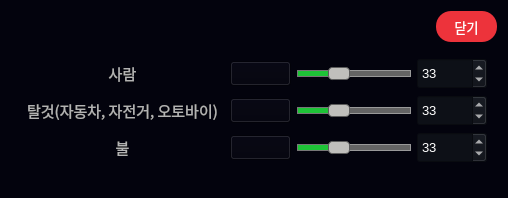
<?xml version="1.0" encoding="UTF-8"?>
<ui version="4.0">
 <class>object_setting</class>
 <widget class="QWidget" name="object_setting">
  <property name="windowModality">
   <enum>Qt::WindowModality::ApplicationModal</enum>
  </property>
  <property name="geometry">
   <rect>
    <x>0</x>
    <y>0</y>
    <width>508</width>
    <height>198</height>
   </rect>
  </property>
  <property name="maximumSize">
   <size>
    <width>1260</width>
    <height>16777215</height>
   </size>
  </property>
  <property name="contextMenuPolicy">
   <enum>Qt::ContextMenuPolicy::NoContextMenu</enum>
  </property>
  <property name="windowTitle">
   <string notr="true">object_setting</string>
  </property>
  <property name="styleSheet">
   <string notr="true">background-color: rgb(3, 3, 13);</string>
  </property>
  <layout class="QHBoxLayout" name="horizontalLayout_5">
   <item>
    <layout class="QVBoxLayout" name="verticalLayout_2">
     <item>
      <layout class="QHBoxLayout" name="horizontalLayout_9">
       <item>
        <widget class="QLabel" name="top_logo">
         <property name="sizePolicy">
          <sizepolicy hsizetype="Fixed" vsizetype="Fixed">
           <horstretch>0</horstretch>
           <verstretch>0</verstretch>
          </sizepolicy>
         </property>
         <property name="minimumSize">
          <size>
           <width>202</width>
           <height>32</height>
          </size>
         </property>
         <property name="maximumSize">
          <size>
           <width>202</width>
           <height>32</height>
          </size>
         </property>
         <property name="font">
          <font>
           <family>Sans</family>
          </font>
         </property>
         <property name="text">
          <string/>
         </property>
         <property name="pixmap">
          <pixmap resource="../resourece.qrc">:/ui/ui/images/logo.png</pixmap>
         </property>
         <property name="scaledContents">
          <bool>true</bool>
         </property>
        </widget>
       </item>
       <item>
        <layout class="QHBoxLayout" name="horizontalLayout_6">
         <item>
          <spacer name="horizontalSpacer_3">
           <property name="orientation">
            <enum>Qt::Orientation::Horizontal</enum>
           </property>
           <property name="sizeHint" stdset="0">
            <size>
             <width>40</width>
             <height>20</height>
            </size>
           </property>
          </spacer>
         </item>
         <item>
          <widget class="QPushButton" name="shutdown_bnt">
           <property name="minimumSize">
            <size>
             <width>61</width>
             <height>31</height>
            </size>
           </property>
           <property name="maximumSize">
            <size>
             <width>61</width>
             <height>31</height>
            </size>
           </property>
           <property name="font">
            <font>
             <family>NanumSquareRound</family>
             <pointsize>10</pointsize>
             <bold>false</bold>
            </font>
           </property>
           <property name="cursor">
            <cursorShape>PointingHandCursor</cursorShape>
           </property>
           <property name="contextMenuPolicy">
            <enum>Qt::ContextMenuPolicy::NoContextMenu</enum>
           </property>
           <property name="styleSheet">
            <string notr="true">background-color: rgb(237, 51, 59);
color: rgb(255, 255, 255);
border-radius: 15px;
</string>
           </property>
           <property name="text">
            <string>닫기</string>
           </property>
          </widget>
         </item>
        </layout>
       </item>
      </layout>
     </item>
     <item>
      <widget class="QWidget" name="widget" native="true">
       <layout class="QHBoxLayout" name="horizontalLayout_4">
        <item>
         <layout class="QVBoxLayout" name="verticalLayout">
          <item>
           <layout class="QHBoxLayout" name="horizontalLayout">
            <item>
             <widget class="QLabel" name="person_label">
              <property name="minimumSize">
               <size>
                <width>203</width>
                <height>28</height>
               </size>
              </property>
              <property name="maximumSize">
               <size>
                <width>203</width>
                <height>28</height>
               </size>
              </property>
              <property name="font">
               <font>
                <family>Sans</family>
                <pointsize>11</pointsize>
               </font>
              </property>
              <property name="styleSheet">
               <string notr="true">color: rgb(179,179,179);
background-color: rgba(255, 255, 255, 0);</string>
              </property>
              <property name="text">
               <string>사람</string>
              </property>
              <property name="alignment">
               <set>Qt::AlignmentFlag::AlignCenter</set>
              </property>
             </widget>
            </item>
            <item>
             <widget class="QPushButton" name="person_active_bnt">
              <property name="minimumSize">
               <size>
                <width>61</width>
                <height>25</height>
               </size>
              </property>
              <property name="maximumSize">
               <size>
                <width>61</width>
                <height>25</height>
               </size>
              </property>
              <property name="text">
               <string/>
              </property>
              <property name="icon">
               <iconset resource="../resourece.qrc">
                <normaloff>:/ui/ui/images/icon-switch-off.png</normaloff>
                <normalon>:/ui/ui/images/icon-switch-on.png</normalon>:/ui/ui/images/icon-switch-off.png</iconset>
              </property>
              <property name="iconSize">
               <size>
                <width>55</width>
                <height>103</height>
               </size>
              </property>
              <property name="checkable">
               <bool>true</bool>
              </property>
             </widget>
            </item>
            <item>
             <widget class="QSlider" name="person_conf_slider">
              <property name="sizePolicy">
               <sizepolicy hsizetype="Fixed" vsizetype="Expanding">
                <horstretch>0</horstretch>
                <verstretch>0</verstretch>
               </sizepolicy>
              </property>
              <property name="minimumSize">
               <size>
                <width>114</width>
                <height>31</height>
               </size>
              </property>
              <property name="maximumSize">
               <size>
                <width>16777215</width>
                <height>31</height>
               </size>
              </property>
              <property name="font">
               <font>
                <pointsize>11</pointsize>
               </font>
              </property>
              <property name="styleSheet">
               <string notr="true">QSlider::handle:horizontal {
    background-color: rgb(192, 191, 188);
    border: 1px solid #5c5c5c; /* 핸들의 테두리 */
    width: 20px; /* 핸들의 너비 */
    height: 5px; /* 핸들의 너비 */
     margin: -4px 0px; /* 핸들의 위, 아래 여백 */
    border-radius: 4px; /* 핸들의 모서리 둥글게 */
}

QSlider::groove:horizontal {
    border: 1px solid #999999;
    height: 5px; /* 슬라이더의 트랙 높이 */
    background: rgb(100, 100, 100); /* 슬라이더 트랙의 기본 색상 */
    border-radius: 4px;
    margin: 0px; /* 트랙의 여백을 없앰 */
}

QSlider::sub-page:horizontal {
    background: rgb(30, 195, 55); /* 게이지 색상 */
    border: 1px solid #777;
    height: 5px; /* 트랙과 동일한 높이로 설정 */
    border-radius: 4px;
    margin: 0px; /* 게이지 여백을 없앰 */
}
</string>
              </property>
              <property name="minimum">
               <number>0</number>
              </property>
              <property name="maximum">
               <number>100</number>
              </property>
              <property name="singleStep">
               <number>2</number>
              </property>
              <property name="value">
               <number>33</number>
              </property>
              <property name="tracking">
               <bool>false</bool>
              </property>
              <property name="orientation">
               <enum>Qt::Orientation::Horizontal</enum>
              </property>
             </widget>
            </item>
            <item>
             <widget class="QSpinBox" name="person_conf_value">
              <property name="sizePolicy">
               <sizepolicy hsizetype="Fixed" vsizetype="Fixed">
                <horstretch>0</horstretch>
                <verstretch>0</verstretch>
               </sizepolicy>
              </property>
              <property name="minimumSize">
               <size>
                <width>70</width>
                <height>31</height>
               </size>
              </property>
              <property name="maximumSize">
               <size>
                <width>16777215</width>
                <height>31</height>
               </size>
              </property>
              <property name="font">
               <font>
                <pointsize>10</pointsize>
               </font>
              </property>
              <property name="styleSheet">
               <string notr="true">
    QSpinBox {
        subcontrol-origin: padding;
        subcontrol-position: top right;
        background: rgb(13, 16, 23);
        color: rgb(255, 255, 255);

    }</string>
              </property>
              <property name="minimum">
               <number>1</number>
              </property>
              <property name="maximum">
               <number>100</number>
              </property>
              <property name="value">
               <number>33</number>
              </property>
             </widget>
            </item>
           </layout>
          </item>
          <item>
           <layout class="QHBoxLayout" name="horizontalLayout_2">
            <item>
             <widget class="QLabel" name="car_label">
              <property name="minimumSize">
               <size>
                <width>203</width>
                <height>28</height>
               </size>
              </property>
              <property name="maximumSize">
               <size>
                <width>203</width>
                <height>28</height>
               </size>
              </property>
              <property name="font">
               <font>
                <family>Sans</family>
                <pointsize>11</pointsize>
               </font>
              </property>
              <property name="styleSheet">
               <string notr="true">color: rgb(179,179,179);
background-color: rgba(255, 255, 255, 0);</string>
              </property>
              <property name="text">
               <string>탈것(자동차, 자전거, 오토바이)</string>
              </property>
              <property name="alignment">
               <set>Qt::AlignmentFlag::AlignCenter</set>
              </property>
             </widget>
            </item>
            <item>
             <widget class="QPushButton" name="car_active_bnt">
              <property name="minimumSize">
               <size>
                <width>61</width>
                <height>25</height>
               </size>
              </property>
              <property name="maximumSize">
               <size>
                <width>61</width>
                <height>25</height>
               </size>
              </property>
              <property name="contextMenuPolicy">
               <enum>Qt::ContextMenuPolicy::NoContextMenu</enum>
              </property>
              <property name="text">
               <string/>
              </property>
              <property name="icon">
               <iconset resource="../resourece.qrc">
                <normaloff>:/ui/ui/images/icon-switch-off.png</normaloff>
                <normalon>:/ui/ui/images/icon-switch-on.png</normalon>:/ui/ui/images/icon-switch-off.png</iconset>
              </property>
              <property name="iconSize">
               <size>
                <width>55</width>
                <height>103</height>
               </size>
              </property>
              <property name="checkable">
               <bool>true</bool>
              </property>
             </widget>
            </item>
            <item>
             <widget class="QSlider" name="car_conf_slider">
              <property name="sizePolicy">
               <sizepolicy hsizetype="Fixed" vsizetype="Expanding">
                <horstretch>0</horstretch>
                <verstretch>0</verstretch>
               </sizepolicy>
              </property>
              <property name="minimumSize">
               <size>
                <width>114</width>
                <height>31</height>
               </size>
              </property>
              <property name="maximumSize">
               <size>
                <width>16777215</width>
                <height>31</height>
               </size>
              </property>
              <property name="font">
               <font>
                <pointsize>11</pointsize>
               </font>
              </property>
              <property name="styleSheet">
               <string notr="true">QSlider::handle:horizontal {
    background-color: rgb(192, 191, 188);
    border: 1px solid #5c5c5c; /* 핸들의 테두리 */
    width: 20px; /* 핸들의 너비 */
    height: 5px; /* 핸들의 너비 */
     margin: -4px 0px; /* 핸들의 위, 아래 여백 */
    border-radius: 4px; /* 핸들의 모서리 둥글게 */
}

QSlider::groove:horizontal {
    border: 1px solid #999999;
    height: 5px; /* 슬라이더의 트랙 높이 */
    background: rgb(100, 100, 100); /* 슬라이더 트랙의 기본 색상 */
    border-radius: 4px;
    margin: 0px; /* 트랙의 여백을 없앰 */
}

QSlider::sub-page:horizontal {
    background: rgb(30, 195, 55); /* 게이지 색상 */
    border: 1px solid #777;
    height: 5px; /* 트랙과 동일한 높이로 설정 */
    border-radius: 4px;
    margin: 0px; /* 게이지 여백을 없앰 */
}
</string>
              </property>
              <property name="minimum">
               <number>0</number>
              </property>
              <property name="maximum">
               <number>100</number>
              </property>
              <property name="singleStep">
               <number>2</number>
              </property>
              <property name="value">
               <number>33</number>
              </property>
              <property name="tracking">
               <bool>false</bool>
              </property>
              <property name="orientation">
               <enum>Qt::Orientation::Horizontal</enum>
              </property>
             </widget>
            </item>
            <item>
             <widget class="QSpinBox" name="car_conf_value">
              <property name="sizePolicy">
               <sizepolicy hsizetype="Fixed" vsizetype="Fixed">
                <horstretch>0</horstretch>
                <verstretch>0</verstretch>
               </sizepolicy>
              </property>
              <property name="minimumSize">
               <size>
                <width>70</width>
                <height>31</height>
               </size>
              </property>
              <property name="maximumSize">
               <size>
                <width>16777215</width>
                <height>31</height>
               </size>
              </property>
              <property name="font">
               <font>
                <pointsize>10</pointsize>
               </font>
              </property>
              <property name="styleSheet">
               <string notr="true">
    QSpinBox {
        subcontrol-origin: padding;
        subcontrol-position: top right;
        background: rgb(13, 16, 23);
        color: rgb(255, 255, 255);

    }</string>
              </property>
              <property name="minimum">
               <number>1</number>
              </property>
              <property name="maximum">
               <number>100</number>
              </property>
              <property name="value">
               <number>33</number>
              </property>
             </widget>
            </item>
           </layout>
          </item>
          <item>
           <layout class="QHBoxLayout" name="horizontalLayout_3">
            <item>
             <widget class="QLabel" name="fire_label">
              <property name="minimumSize">
               <size>
                <width>203</width>
                <height>28</height>
               </size>
              </property>
              <property name="maximumSize">
               <size>
                <width>203</width>
                <height>28</height>
               </size>
              </property>
              <property name="font">
               <font>
                <family>Sans</family>
                <pointsize>11</pointsize>
               </font>
              </property>
              <property name="styleSheet">
               <string notr="true">color: rgb(179,179,179);
background-color: rgba(255, 255, 255, 0);</string>
              </property>
              <property name="text">
               <string>불</string>
              </property>
              <property name="alignment">
               <set>Qt::AlignmentFlag::AlignCenter</set>
              </property>
             </widget>
            </item>
            <item>
             <widget class="QPushButton" name="fire_active_bnt">
              <property name="minimumSize">
               <size>
                <width>61</width>
                <height>25</height>
               </size>
              </property>
              <property name="maximumSize">
               <size>
                <width>61</width>
                <height>25</height>
               </size>
              </property>
              <property name="text">
               <string/>
              </property>
              <property name="icon">
               <iconset resource="../resourece.qrc">
                <normaloff>:/ui/ui/images/icon-switch-off.png</normaloff>
                <normalon>:/ui/ui/images/icon-switch-on.png</normalon>:/ui/ui/images/icon-switch-off.png</iconset>
              </property>
              <property name="iconSize">
               <size>
                <width>55</width>
                <height>103</height>
               </size>
              </property>
              <property name="checkable">
               <bool>true</bool>
              </property>
             </widget>
            </item>
            <item>
             <widget class="QSlider" name="fire_conf_slider">
              <property name="sizePolicy">
               <sizepolicy hsizetype="Fixed" vsizetype="Expanding">
                <horstretch>0</horstretch>
                <verstretch>0</verstretch>
               </sizepolicy>
              </property>
              <property name="minimumSize">
               <size>
                <width>114</width>
                <height>31</height>
               </size>
              </property>
              <property name="maximumSize">
               <size>
                <width>16777215</width>
                <height>31</height>
               </size>
              </property>
              <property name="font">
               <font>
                <pointsize>11</pointsize>
               </font>
              </property>
              <property name="styleSheet">
               <string notr="true">QSlider::handle:horizontal {
    background-color: rgb(192, 191, 188);
    border: 1px solid #5c5c5c; /* 핸들의 테두리 */
    width: 20px; /* 핸들의 너비 */
    height: 5px; /* 핸들의 너비 */
     margin: -4px 0px; /* 핸들의 위, 아래 여백 */
    border-radius: 4px; /* 핸들의 모서리 둥글게 */
}

QSlider::groove:horizontal {
    border: 1px solid #999999;
    height: 5px; /* 슬라이더의 트랙 높이 */
    background: rgb(100, 100, 100); /* 슬라이더 트랙의 기본 색상 */
    border-radius: 4px;
    margin: 0px; /* 트랙의 여백을 없앰 */
}

QSlider::sub-page:horizontal {
    background: rgb(30, 195, 55); /* 게이지 색상 */
    border: 1px solid #777;
    height: 5px; /* 트랙과 동일한 높이로 설정 */
    border-radius: 4px;
    margin: 0px; /* 게이지 여백을 없앰 */
}
</string>
              </property>
              <property name="minimum">
               <number>0</number>
              </property>
              <property name="maximum">
               <number>100</number>
              </property>
              <property name="singleStep">
               <number>2</number>
              </property>
              <property name="value">
               <number>33</number>
              </property>
              <property name="tracking">
               <bool>false</bool>
              </property>
              <property name="orientation">
               <enum>Qt::Orientation::Horizontal</enum>
              </property>
             </widget>
            </item>
            <item>
             <widget class="QSpinBox" name="fire_conf_value">
              <property name="sizePolicy">
               <sizepolicy hsizetype="Fixed" vsizetype="Fixed">
                <horstretch>0</horstretch>
                <verstretch>0</verstretch>
               </sizepolicy>
              </property>
              <property name="minimumSize">
               <size>
                <width>70</width>
                <height>31</height>
               </size>
              </property>
              <property name="maximumSize">
               <size>
                <width>16777215</width>
                <height>31</height>
               </size>
              </property>
              <property name="font">
               <font>
                <pointsize>10</pointsize>
               </font>
              </property>
              <property name="styleSheet">
               <string notr="true">
    QSpinBox {
        subcontrol-origin: padding;
        subcontrol-position: top right;
        background: rgb(13, 16, 23);
        color: rgb(255, 255, 255);

    }</string>
              </property>
              <property name="minimum">
               <number>1</number>
              </property>
              <property name="maximum">
               <number>100</number>
              </property>
              <property name="value">
               <number>33</number>
              </property>
             </widget>
            </item>
           </layout>
          </item>
         </layout>
        </item>
       </layout>
      </widget>
     </item>
     <item>
      <spacer name="verticalSpacer">
       <property name="orientation">
        <enum>Qt::Orientation::Vertical</enum>
       </property>
       <property name="sizeType">
        <enum>QSizePolicy::Policy::Preferred</enum>
       </property>
       <property name="sizeHint" stdset="0">
        <size>
         <width>26</width>
         <height>317</height>
        </size>
       </property>
      </spacer>
     </item>
    </layout>
   </item>
  </layout>
 </widget>
 <resources>
  <include location="../resourece.qrc"/>
 </resources>
 <connections/>
</ui>
